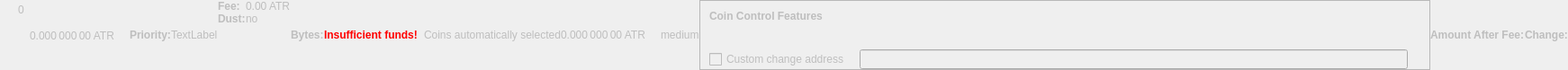
    <widget class="QWidget" name="dummyHideWidget" native="true">
     <property name="enabled">
      <bool>false</bool>
     </property>
     <property name="maximumSize">
      <size>
       <width>100</width>
       <height>22</height>
      </size>
     </property>
     <layout class="QHBoxLayout" name="dummyHideLayout">
      <property name="spacing">
       <number>0</number>
      </property>
      <property name="leftMargin">
       <number>0</number>
      </property>
      <property name="topMargin">
       <number>0</number>
      </property>
      <property name="rightMargin">
       <number>0</number>
      </property>
      <property name="bottomMargin">
       <number>0</number>
      </property>
      <item>
       <layout class="QFormLayout" name="formLayoutCoinControl1">
        <property name="horizontalSpacing">
         <number>10</number>
        </property>
        <property name="verticalSpacing">
         <number>14</number>
        </property>
        <property name="leftMargin">
         <number>10</number>
        </property>
        <property name="topMargin">
         <number>4</number>
        </property>
        <property name="rightMargin">
         <number>6</number>
        </property>
        <item row="0" column="1">
         <widget class="QLabel" name="labelCoinControlBytes">
          <property name="cursor">
           <cursorShape>IBeamCursor</cursorShape>
          </property>
          <property name="contextMenuPolicy">
           <enum>Qt::ActionsContextMenu</enum>
          </property>
          <property name="text">
           <string notr="true">0</string>
          </property>
          <property name="textInteractionFlags">
           <set>Qt::LinksAccessibleByMouse|Qt::TextSelectableByKeyboard|Qt::TextSelectableByMouse</set>
          </property>
         </widget>
        </item>
       </layout>
      </item>
      <item>
       <widget class="QLabel" name="labelCoinControlAfterFee">
        <property name="enabled">
         <bool>false</bool>
        </property>
        <property name="sizePolicy">
         <sizepolicy hsizetype="Fixed" vsizetype="Fixed">
          <horstretch>0</horstretch>
          <verstretch>0</verstretch>
         </sizepolicy>
        </property>
        <property name="minimumSize">
         <size>
          <width>111</width>
          <height>12</height>
         </size>
        </property>
        <property name="maximumSize">
         <size>
          <width>111</width>
          <height>12</height>
         </size>
        </property>
        <property name="cursor">
         <cursorShape>IBeamCursor</cursorShape>
        </property>
        <property name="contextMenuPolicy">
         <enum>Qt::ActionsContextMenu</enum>
        </property>
        <property name="text">
         <string notr="true">0.000 000 00 ATR</string>
        </property>
        <property name="textInteractionFlags">
         <set>Qt::LinksAccessibleByMouse|Qt::TextSelectableByKeyboard|Qt::TextSelectableByMouse</set>
        </property>
       </widget>
      </item>
      <item>
       <widget class="QLabel" name="labelCoinControlPriorityText">
        <property name="enabled">
         <bool>false</bool>
        </property>
        <property name="font">
         <font>
          <weight>75</weight>
          <bold>true</bold>
         </font>
        </property>
        <property name="text">
         <string>Priority:</string>
        </property>
       </widget>
      </item>
      <item>
       <layout class="QHBoxLayout" name="horizontalLayout">
        <item>
         <widget class="QLabel" name="WarningLabel">
          <property name="text">
           <string>TextLabel</string>
          </property>
         </widget>
        </item>
       </layout>
      </item>
      <item>
       <layout class="QFormLayout" name="formLayoutCoinControl3">
        <property name="horizontalSpacing">
         <number>0</number>
        </property>
        <property name="verticalSpacing">
         <number>0</number>
        </property>
        <property name="leftMargin">
         <number>0</number>
        </property>
        <property name="topMargin">
         <number>0</number>
        </property>
        <property name="rightMargin">
         <number>0</number>
        </property>
        <item row="0" column="0">
         <widget class="QLabel" name="labelCoinControlFeeText">
          <property name="enabled">
           <bool>false</bool>
          </property>
          <property name="font">
           <font>
            <weight>75</weight>
            <bold>true</bold>
           </font>
          </property>
          <property name="text">
           <string>Fee:</string>
          </property>
          <property name="margin">
           <number>0</number>
          </property>
         </widget>
        </item>
        <item row="0" column="1">
         <widget class="QLabel" name="labelCoinControlFee">
          <property name="enabled">
           <bool>false</bool>
          </property>
          <property name="cursor">
           <cursorShape>IBeamCursor</cursorShape>
          </property>
          <property name="contextMenuPolicy">
           <enum>Qt::ActionsContextMenu</enum>
          </property>
          <property name="text">
           <string notr="true">0.00 ATR</string>
          </property>
          <property name="textInteractionFlags">
           <set>Qt::LinksAccessibleByMouse|Qt::TextSelectableByKeyboard|Qt::TextSelectableByMouse</set>
          </property>
         </widget>
        </item>
        <item row="1" column="0">
         <widget class="QLabel" name="labelCoinControlLowOutputText">
          <property name="enabled">
           <bool>false</bool>
          </property>
          <property name="font">
           <font>
            <weight>75</weight>
            <bold>true</bold>
           </font>
          </property>
          <property name="text">
           <string>Dust:</string>
          </property>
         </widget>
        </item>
        <item row="1" column="1">
         <widget class="QLabel" name="labelCoinControlLowOutput">
          <property name="enabled">
           <bool>false</bool>
          </property>
          <property name="cursor">
           <cursorShape>IBeamCursor</cursorShape>
          </property>
          <property name="contextMenuPolicy">
           <enum>Qt::ActionsContextMenu</enum>
          </property>
          <property name="text">
           <string>no</string>
          </property>
          <property name="textInteractionFlags">
           <set>Qt::LinksAccessibleByMouse|Qt::TextSelectableByKeyboard|Qt::TextSelectableByMouse</set>
          </property>
         </widget>
        </item>
       </layout>
      </item>
      <item>
       <widget class="QLabel" name="labelCoinControlBytesText">
        <property name="enabled">
         <bool>false</bool>
        </property>
        <property name="font">
         <font>
          <weight>75</weight>
          <bold>true</bold>
         </font>
        </property>
        <property name="text">
         <string>Bytes:</string>
        </property>
       </widget>
      </item>
      <item>
       <layout class="QFormLayout" name="formLayoutCoinControl2">
        <property name="horizontalSpacing">
         <number>0</number>
        </property>
        <property name="verticalSpacing">
         <number>0</number>
        </property>
        <property name="leftMargin">
         <number>0</number>
        </property>
        <property name="topMargin">
         <number>0</number>
        </property>
        <property name="rightMargin">
         <number>0</number>
        </property>
       </layout>
      </item>
      <item>
       <layout class="QHBoxLayout" name="horizontalLayoutCoinControl2">
        <property name="spacing">
         <number>0</number>
        </property>
        <property name="bottomMargin">
         <number>0</number>
        </property>
       </layout>
      </item>
      <item>
       <widget class="QLabel" name="labelCoinControlInsuffFunds">
        <property name="enabled">
         <bool>false</bool>
        </property>
        <property name="minimumSize">
         <size>
          <width>0</width>
          <height>0</height>
         </size>
        </property>
        <property name="font">
         <font>
          <weight>75</weight>
          <bold>true</bold>
         </font>
        </property>
        <property name="styleSheet">
         <string notr="true">color:red;font-weight:bold;</string>
        </property>
        <property name="text">
         <string>Insufficient funds!</string>
        </property>
        <property name="margin">
         <number>5</number>
        </property>
       </widget>
      </item>
      <item>
       <layout class="QFormLayout" name="formLayoutCoinControl4">
        <property name="horizontalSpacing">
         <number>0</number>
        </property>
        <property name="verticalSpacing">
         <number>0</number>
        </property>
        <property name="leftMargin">
         <number>0</number>
        </property>
        <property name="topMargin">
         <number>0</number>
        </property>
        <property name="rightMargin">
         <number>0</number>
        </property>
       </layout>
      </item>
      <item>
       <widget class="QLabel" name="labelCoinControlChangeLabel">
        <property name="enabled">
         <bool>false</bool>
        </property>
        <property name="sizePolicy">
         <sizepolicy hsizetype="Preferred" vsizetype="Expanding">
          <horstretch>0</horstretch>
          <verstretch>0</verstretch>
         </sizepolicy>
        </property>
        <property name="minimumSize">
         <size>
          <width>0</width>
          <height>0</height>
         </size>
        </property>
        <property name="text">
         <string/>
        </property>
        <property name="margin">
         <number>3</number>
        </property>
       </widget>
      </item>
      <item>
       <widget class="QLabel" name="labelCoinControlAutomaticallySelected">
        <property name="enabled">
         <bool>false</bool>
        </property>
        <property name="sizePolicy">
         <sizepolicy hsizetype="Fixed" vsizetype="Fixed">
          <horstretch>0</horstretch>
          <verstretch>0</verstretch>
         </sizepolicy>
        </property>
        <property name="minimumSize">
         <size>
          <width>0</width>
          <height>0</height>
         </size>
        </property>
        <property name="maximumSize">
         <size>
          <width>240</width>
          <height>16777215</height>
         </size>
        </property>
        <property name="text">
         <string>Coins automatically selected</string>
        </property>
        <property name="margin">
         <number>5</number>
        </property>
       </widget>
      </item>
      <item>
       <widget class="QLabel" name="labelCoinControlChange">
        <property name="enabled">
         <bool>false</bool>
        </property>
        <property name="sizePolicy">
         <sizepolicy hsizetype="Fixed" vsizetype="Fixed">
          <horstretch>0</horstretch>
          <verstretch>0</verstretch>
         </sizepolicy>
        </property>
        <property name="minimumSize">
         <size>
          <width>111</width>
          <height>0</height>
         </size>
        </property>
        <property name="maximumSize">
         <size>
          <width>111</width>
          <height>16777215</height>
         </size>
        </property>
        <property name="cursor">
         <cursorShape>IBeamCursor</cursorShape>
        </property>
        <property name="contextMenuPolicy">
         <enum>Qt::ActionsContextMenu</enum>
        </property>
        <property name="text">
         <string notr="true">0.000 000 00 ATR</string>
        </property>
        <property name="textInteractionFlags">
         <set>Qt::LinksAccessibleByMouse|Qt::TextSelectableByKeyboard|Qt::TextSelectableByMouse</set>
        </property>
       </widget>
      </item>
      <item>
       <widget class="QLabel" name="labelCoinControlPriority">
        <property name="enabled">
         <bool>false</bool>
        </property>
        <property name="cursor">
         <cursorShape>IBeamCursor</cursorShape>
        </property>
        <property name="contextMenuPolicy">
         <enum>Qt::ActionsContextMenu</enum>
        </property>
        <property name="text">
         <string>medium</string>
        </property>
        <property name="textInteractionFlags">
         <set>Qt::LinksAccessibleByMouse|Qt::TextSelectableByKeyboard|Qt::TextSelectableByMouse</set>
        </property>
       </widget>
      </item>
      <item>
       <widget class="QFrame" name="frameCoinControl">
        <property name="sizePolicy">
         <sizepolicy hsizetype="Expanding" vsizetype="Expanding">
          <horstretch>0</horstretch>
          <verstretch>0</verstretch>
         </sizepolicy>
        </property>
        <property name="maximumSize">
         <size>
          <width>16777215</width>
          <height>16777215</height>
         </size>
        </property>
        <property name="frameShape">
         <enum>QFrame::StyledPanel</enum>
        </property>
        <property name="frameShadow">
         <enum>QFrame::Sunken</enum>
        </property>
        <layout class="QVBoxLayout" name="verticalLayoutCoinControl2_2">
         <property name="spacing">
          <number>0</number>
         </property>
         <property name="leftMargin">
          <number>0</number>
         </property>
         <property name="topMargin">
          <number>0</number>
         </property>
         <property name="rightMargin">
          <number>0</number>
         </property>
         <property name="bottomMargin">
          <number>0</number>
         </property>
         <item>
          <layout class="QVBoxLayout" name="verticalLayoutCoinControl" stretch="0,0,0,1">
           <property name="spacing">
            <number>0</number>
           </property>
           <property name="leftMargin">
            <number>10</number>
           </property>
           <property name="topMargin">
            <number>10</number>
           </property>
           <item>
            <layout class="QHBoxLayout" name="horizontalLayoutCoinControl1">
             <property name="bottomMargin">
              <number>15</number>
             </property>
             <item>
              <widget class="QLabel" name="labelCoinControlFeatures">
               <property name="enabled">
                <bool>false</bool>
               </property>
               <property name="sizePolicy">
                <sizepolicy hsizetype="Preferred" vsizetype="Maximum">
                 <horstretch>0</horstretch>
                 <verstretch>0</verstretch>
                </sizepolicy>
               </property>
               <property name="font">
                <font>
                 <weight>75</weight>
                 <bold>true</bold>
                </font>
               </property>
               <property name="styleSheet">
                <string notr="true">font-weight:bold;</string>
               </property>
               <property name="text">
                <string>Coin Control Features</string>
               </property>
              </widget>
             </item>
            </layout>
           </item>
           <item>
            <widget class="QWidget" name="widgetCoinControl" native="true">
             <property name="sizePolicy">
              <sizepolicy hsizetype="Preferred" vsizetype="Preferred">
               <horstretch>0</horstretch>
               <verstretch>0</verstretch>
              </sizepolicy>
             </property>
             <property name="minimumSize">
              <size>
               <width>0</width>
               <height>0</height>
              </size>
             </property>
             <property name="styleSheet">
              <string notr="true"/>
             </property>
             <layout class="QHBoxLayout" name="horizontalLayoutCoinControl5_2">
              <property name="leftMargin">
               <number>0</number>
              </property>
              <property name="topMargin">
               <number>0</number>
              </property>
              <property name="rightMargin">
               <number>0</number>
              </property>
              <property name="bottomMargin">
               <number>0</number>
              </property>
              <item>
               <layout class="QHBoxLayout" name="horizontalLayoutCoinControl3">
                <property name="spacing">
                 <number>20</number>
                </property>
                <property name="topMargin">
                 <number>0</number>
                </property>
                <property name="bottomMargin">
                 <number>10</number>
                </property>
               </layout>
              </item>
             </layout>
            </widget>
           </item>
           <item>
            <layout class="QHBoxLayout" name="horizontalLayoutCoinControl4" stretch="0,0,0">
             <property name="spacing">
              <number>12</number>
             </property>
             <property name="sizeConstraint">
              <enum>QLayout::SetDefaultConstraint</enum>
             </property>
             <property name="topMargin">
              <number>5</number>
             </property>
             <property name="rightMargin">
              <number>5</number>
             </property>
             <item>
              <widget class="QCheckBox" name="checkBoxCoinControlChange">
               <property name="enabled">
                <bool>false</bool>
               </property>
               <property name="toolTip">
                <string>If this is activated, but the change address is empty or invalid, change will be sent to a newly generated address.</string>
               </property>
               <property name="text">
                <string>Custom change address</string>
               </property>
              </widget>
             </item>
             <item>
              <widget class="QValidatedLineEdit" name="lineEditCoinControlChange">
               <property name="enabled">
                <bool>false</bool>
               </property>
               <property name="sizePolicy">
                <sizepolicy hsizetype="Expanding" vsizetype="Fixed">
                 <horstretch>0</horstretch>
                 <verstretch>0</verstretch>
                </sizepolicy>
               </property>
              </widget>
             </item>
             <item>
              <widget class="QLabel" name="labelCoinControlChangeLabel_2">
               <property name="sizePolicy">
                <sizepolicy hsizetype="Preferred" vsizetype="Expanding">
                 <horstretch>0</horstretch>
                 <verstretch>0</verstretch>
                </sizepolicy>
               </property>
               <property name="minimumSize">
                <size>
                 <width>0</width>
                 <height>0</height>
                </size>
               </property>
               <property name="text">
                <string/>
               </property>
               <property name="margin">
                <number>3</number>
               </property>
              </widget>
             </item>
            </layout>
           </item>
           <item>
            <spacer name="verticalSpacerCoinControl">
             <property name="orientation">
              <enum>Qt::Vertical</enum>
             </property>
             <property name="sizeHint" stdset="0">
              <size>
               <width>800</width>
               <height>1</height>
              </size>
             </property>
            </spacer>
           </item>
          </layout>
         </item>
        </layout>
       </widget>
      </item>
      <item>
       <widget class="QLabel" name="labelCoinControlAfterFeeText">
        <property name="enabled">
         <bool>false</bool>
        </property>
        <property name="minimumSize">
         <size>
          <width>0</width>
          <height>0</height>
         </size>
        </property>
        <property name="maximumSize">
         <size>
          <width>16777215</width>
          <height>16777215</height>
         </size>
        </property>
        <property name="font">
         <font>
          <weight>75</weight>
          <bold>true</bold>
         </font>
        </property>
        <property name="text">
         <string>Amount After Fee:</string>
        </property>
        <property name="alignment">
         <set>Qt::AlignLeading|Qt::AlignLeft|Qt::AlignVCenter</set>
        </property>
        <property name="margin">
         <number>0</number>
        </property>
       </widget>
      </item>
      <item>
       <widget class="QLabel" name="labelCoinControlChangeText">
        <property name="enabled">
         <bool>false</bool>
        </property>
        <property name="sizePolicy">
         <sizepolicy hsizetype="Preferred" vsizetype="Preferred">
          <horstretch>0</horstretch>
          <verstretch>0</verstretch>
         </sizepolicy>
        </property>
        <property name="minimumSize">
         <size>
          <width>0</width>
          <height>0</height>
         </size>
        </property>
        <property name="maximumSize">
         <size>
          <width>16777215</width>
          <height>16777215</height>
         </size>
        </property>
        <property name="font">
         <font>
          <weight>75</weight>
          <bold>true</bold>
         </font>
        </property>
        <property name="text">
         <string>Change:</string>
        </property>
        <property name="alignment">
         <set>Qt::AlignLeading|Qt::AlignLeft|Qt::AlignVCenter</set>
        </property>
       </widget>
      </item>
     </layout>
    </widget>
